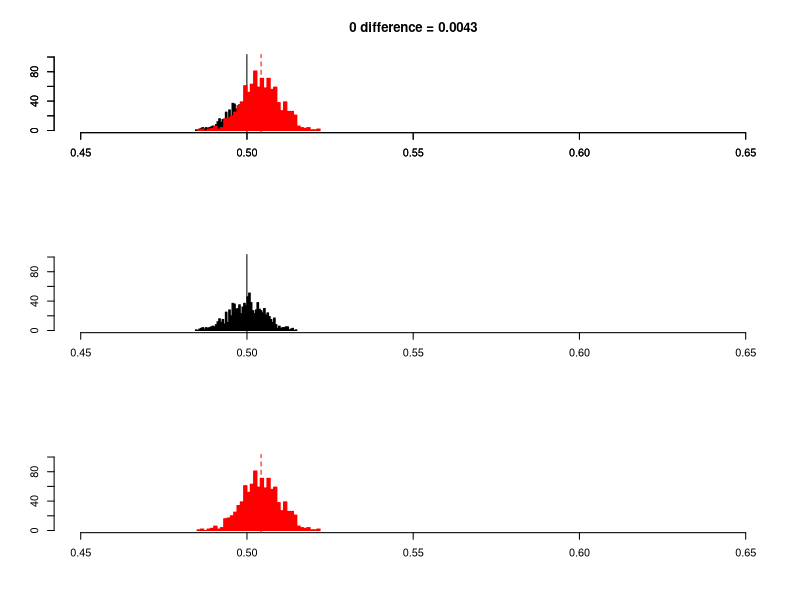
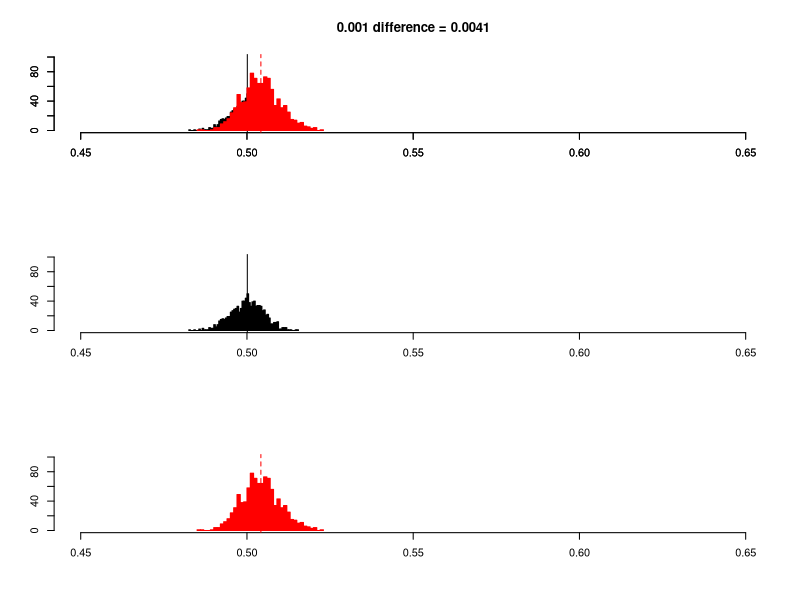
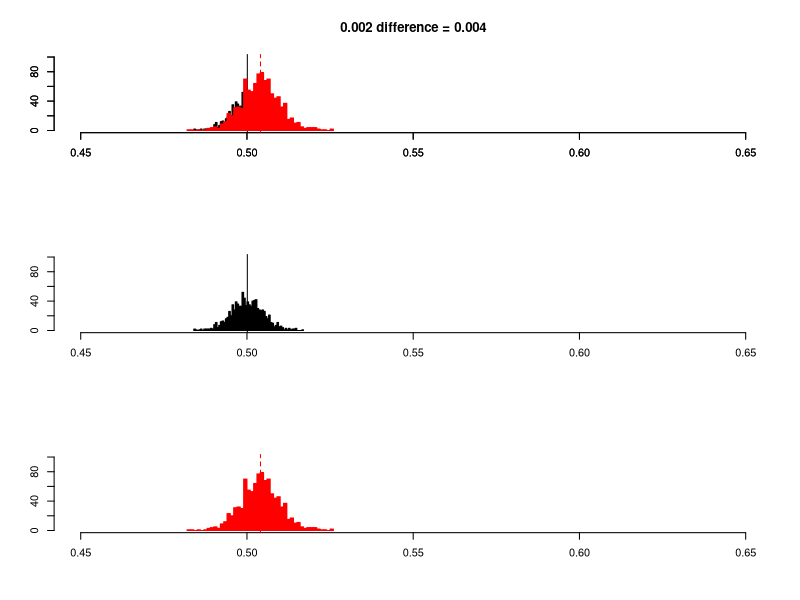
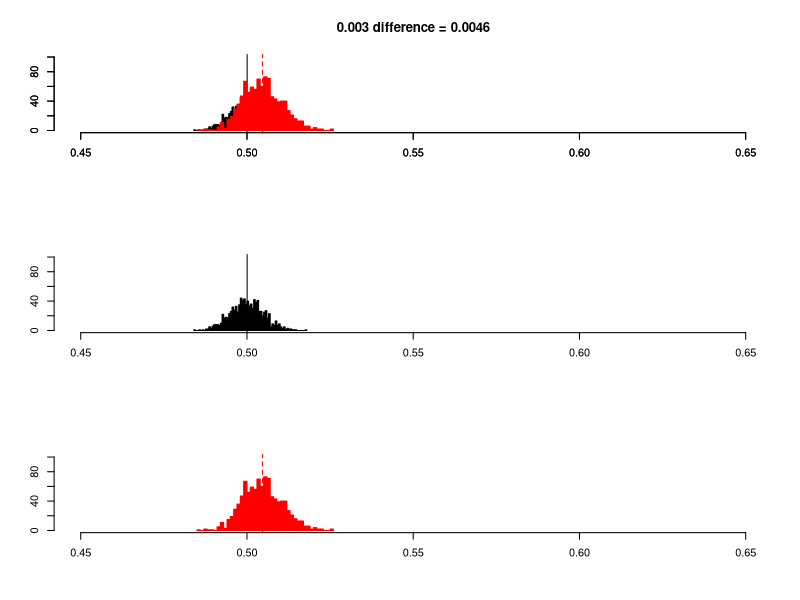
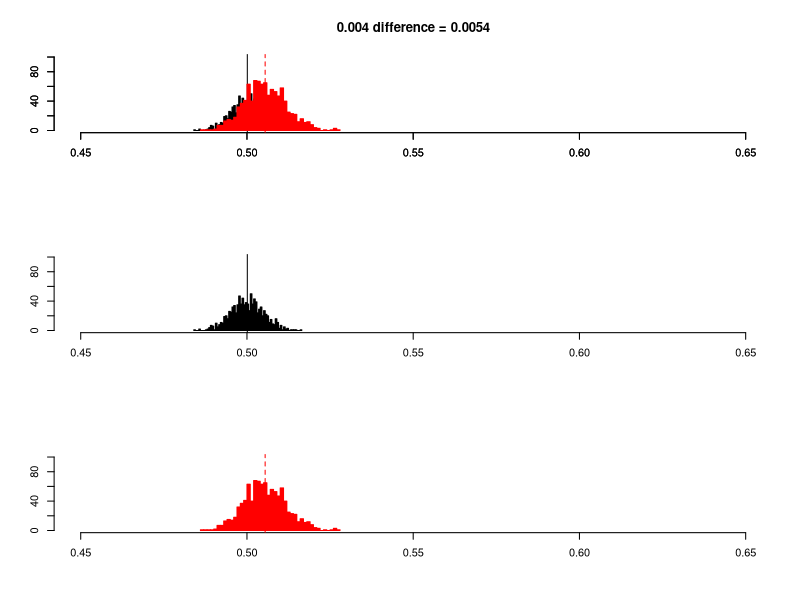
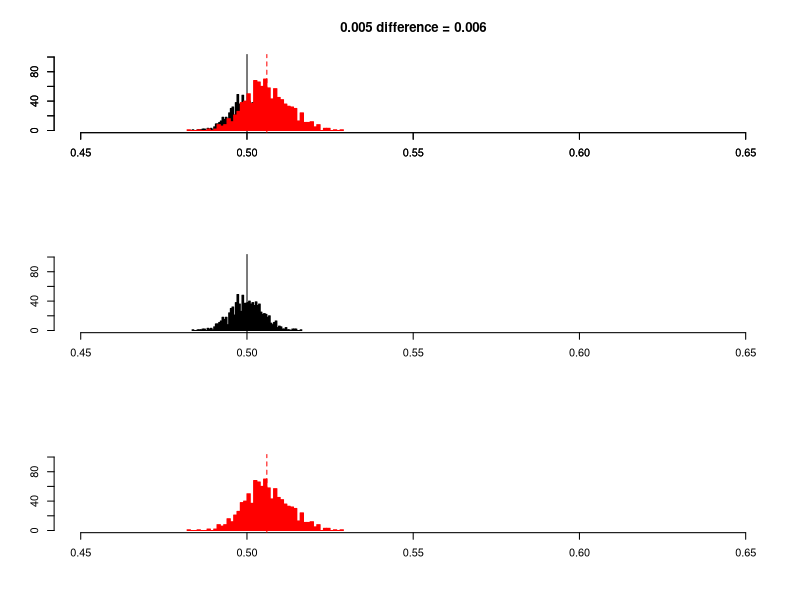
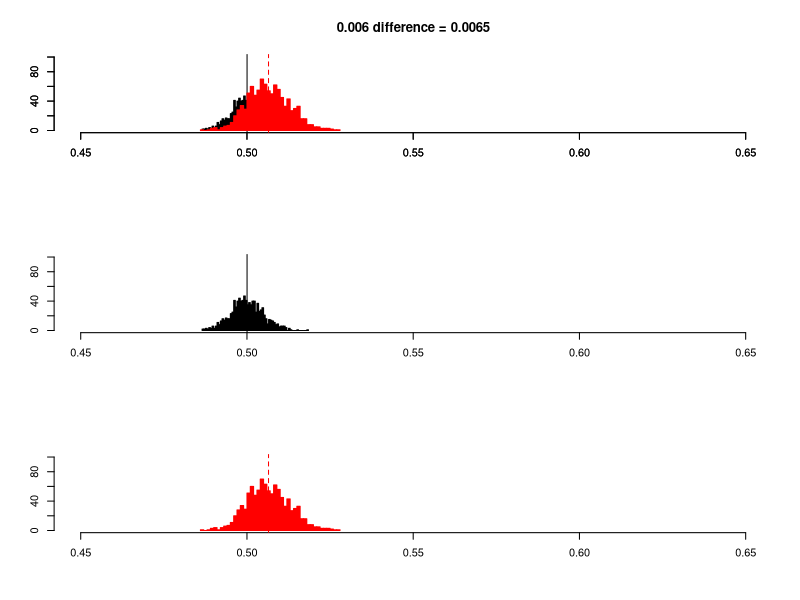
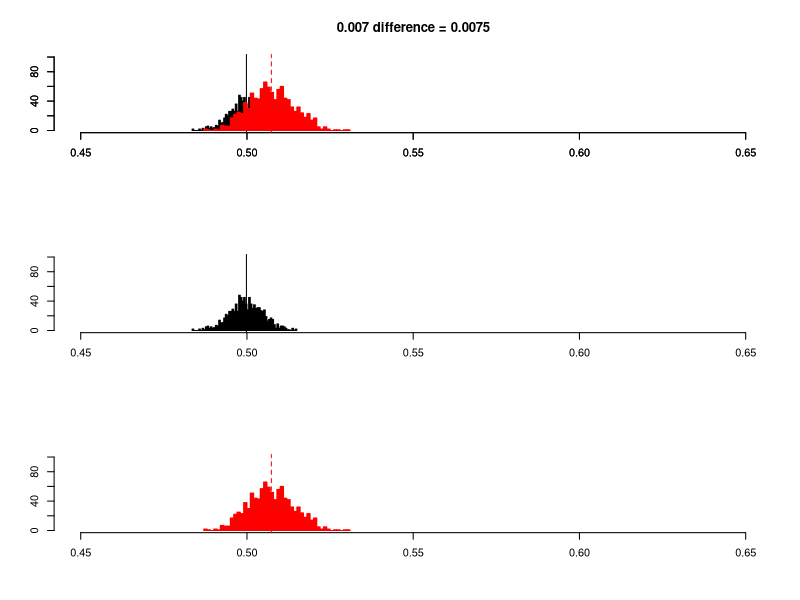

Generate these figures, in order, with R:
RRSvar = seq(0, 0.01, 0.001)
for(r in 1:length(RRSvar)){
  normal = rnorm(1000, 0.5, 0.005)
  select = rnorm(1000, 0.5+abs(rnorm(1000, RRSvar[r], 0.005 )), 0.005)
  
  par(mfrow=c(3,1))
  hist(normal, xlim=c(0.45,0.65), col="black", ylim=c(1,100), main=paste(RRSvar[r], "difference =", round(mean(select) - mean(normal), 4), sep=" "), xlab="", ylab="", breaks=50)
  abline(v=mean(normal))
  par(new=TRUE)
  hist(select, xlim=c(0.45,0.65), col="red", ylim=c(1,100), main="", xlab="", ylab="", breaks=50, border="red")
  abline(v=mean(select), col="red", lty=2)
  
  hist(normal, xlim=c(0.45,0.65), col="black", ylim=c(1,100), main="", xlab="", ylab="", breaks=50)
  abline(v=mean(normal))
  hist(select, xlim=c(0.45,0.65), col="red", ylim=c(1,100), main="", xlab="", ylab="", breaks=50, border="red")
  abline(v=mean(select), col="red", lty=2)
}
